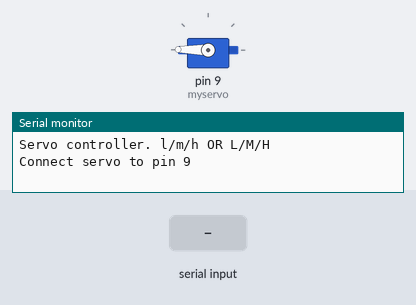
Recording of a sketch running on a simulated Arduino Uno, built with avr-gcc and run on an emulated ATmega328P. Shown: servo, the last lines printed to the serial monitor. Inputs (shaded band) come from the test bench.

Above: at 1.2 s.
1.3 s: "l" received over Serial
At 2.5 s:
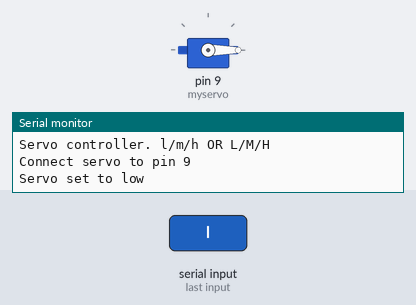
2.8 s: "m" received over Serial
At 3.9 s:
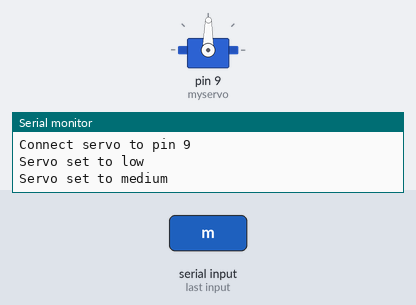
4.3 s: "L" received over Serial
At 5.0 s:
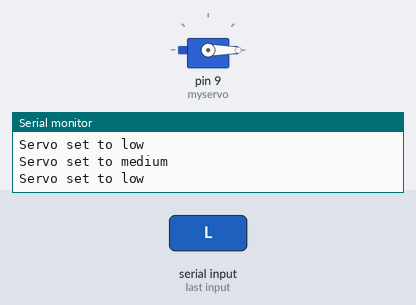
5.8 s: "M" received over Serial
At 6.1 s:
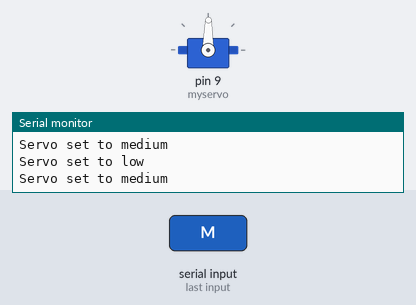
Timing chart, 0 to 8.3 s (numbered marks = the images above; inputs shaded):
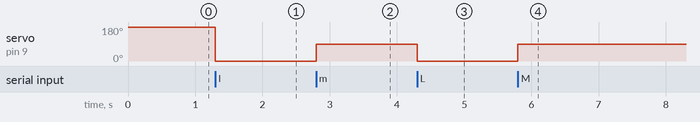

Measured:
- after the input at 1.3 s, servo on pin 9 (myservo): 179° → 0° at once
- after the input at 2.8 s, servo on pin 9 (myservo): 0° → 89° at once
- after the input at 4.3 s, servo on pin 9 (myservo): 89° → 0° at once
- after the input at 5.8 s, servo on pin 9 (myservo): 0° → 89° at once

The sketch:

esc_configurator.ino
```cpp
// Controlling a servo position using a potentiometer (variable resistor)
// by Michal Rinott <http://people.interaction-ivrea.it/m.rinott>

#include <Servo.h>

Servo myservo;  // create servo object to control a servo

void setup()
{
  myservo.attach(9);  // attaches the servo on pin 9 to the servo object
  myservo.write(179);
  Serial.begin(115200);
  Serial.println("Servo controller. l/m/h OR L/M/H");
  Serial.println("Connect servo to pin 9");
}

void loop()
{
}


void serialEvent() {
  while (Serial.available()) {
    char inChar = (char)Serial.read();
    switch(inChar) {
      case 'l':
      case 'L':
        myservo.write(0);
        Serial.println("Servo set to low");
        break;

      case 'm':
      case 'M':
        myservo.write(89);
        Serial.println("Servo set to medium");
        break;

      case 'h':
      case 'H':
        myservo.write(179);
        Serial.println("Servo set to HIGH");
        break;
    }
  }
}
```
